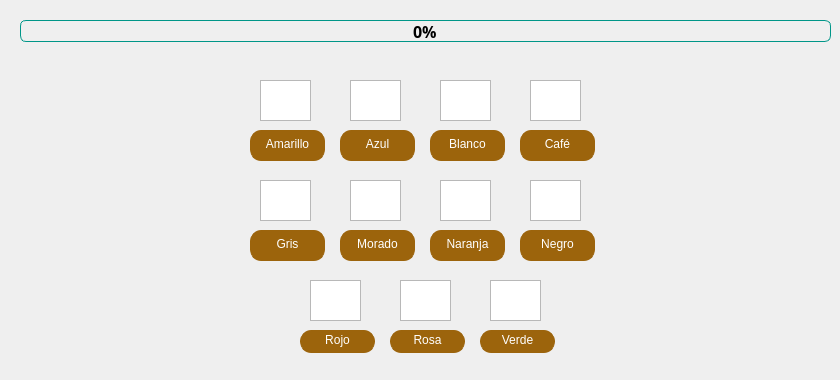
     <widget class="QWidget" name="tabColores">
      <attribute name="title">
       <string>Colores</string>
      </attribute>
      <widget class="QWidget" name="widgetColores" native="true">
       <property name="geometry">
        <rect>
         <x>40</x>
         <y>60</y>
         <width>784</width>
         <height>311</height>
        </rect>
       </property>
       <widget class="QGraphicsView" name="imagen_Amarillo">
        <property name="geometry">
         <rect>
          <x>220</x>
          <y>20</y>
          <width>51</width>
          <height>41</height>
         </rect>
        </property>
       </widget>
       <widget class="QPushButton" name="boton_Amarillo">
        <property name="geometry">
         <rect>
          <x>210</x>
          <y>70</y>
          <width>75</width>
          <height>31</height>
         </rect>
        </property>
        <property name="styleSheet">
         <string notr="true">QPushButton{
color: rgb(255, 255, 255);
	background-color: rgb(156, 100, 12);
	font: 12pt &quot;Segoe Print&quot;;
	border-radius: 11px;
	border:none;
	border-left: 1px solid rgb(156, 100, 12);
	border-right: 1px solid rgb(156, 100, 12);
	border-bottom: 3px solid rgb(156, 100, 12);
}
QPushButton:hover{
	background-color: rgb(248, 196, 113);
	border-left: 1px solid rgb(248, 196, 113);
	border-right: 1px solid rgb(248, 196, 113);
	border-bottom: 3px solid rgb(248, 196, 113);
}
QPushButton:pressed{
	background-color: rgb(40, 170, 221);
	border-left: 1px solid rgb(44, 131, 212);
	border-right: 1px solid rgb(44, 131, 212);
	border-top: 3px solid rgb(44, 131, 212);
	border-bottomr: none;
}</string>
        </property>
        <property name="text">
         <string>Amarillo</string>
        </property>
       </widget>
       <widget class="QGraphicsView" name="imagen_Azul">
        <property name="geometry">
         <rect>
          <x>310</x>
          <y>20</y>
          <width>51</width>
          <height>41</height>
         </rect>
        </property>
       </widget>
       <widget class="QPushButton" name="boton_Azul">
        <property name="geometry">
         <rect>
          <x>300</x>
          <y>70</y>
          <width>75</width>
          <height>31</height>
         </rect>
        </property>
        <property name="styleSheet">
         <string notr="true">QPushButton{
color: rgb(255, 255, 255);
	background-color: rgb(156, 100, 12);
	font: 12pt &quot;Segoe Print&quot;;
	border-radius: 11px;
	border:none;
	border-left: 1px solid rgb(156, 100, 12);
	border-right: 1px solid rgb(156, 100, 12);
	border-bottom: 3px solid rgb(156, 100, 12);
}
QPushButton:hover{
	background-color: rgb(248, 196, 113);
	border-left: 1px solid rgb(248, 196, 113);
	border-right: 1px solid rgb(248, 196, 113);
	border-bottom: 3px solid rgb(248, 196, 113);
}
QPushButton:pressed{
	background-color: rgb(40, 170, 221);
	border-left: 1px solid rgb(44, 131, 212);
	border-right: 1px solid rgb(44, 131, 212);
	border-top: 3px solid rgb(44, 131, 212);
	border-bottomr: none;
}</string>
        </property>
        <property name="text">
         <string>Azul</string>
        </property>
       </widget>
       <widget class="QGraphicsView" name="imagen_Blanco">
        <property name="geometry">
         <rect>
          <x>400</x>
          <y>20</y>
          <width>51</width>
          <height>41</height>
         </rect>
        </property>
       </widget>
       <widget class="QPushButton" name="boton_Blanco">
        <property name="geometry">
         <rect>
          <x>390</x>
          <y>70</y>
          <width>75</width>
          <height>31</height>
         </rect>
        </property>
        <property name="styleSheet">
         <string notr="true">QPushButton{
color: rgb(255, 255, 255);
	background-color: rgb(156, 100, 12);
	font: 12pt &quot;Segoe Print&quot;;
	border-radius: 11px;
	border:none;
	border-left: 1px solid rgb(156, 100, 12);
	border-right: 1px solid rgb(156, 100, 12);
	border-bottom: 3px solid rgb(156, 100, 12);
}
QPushButton:hover{
	background-color: rgb(248, 196, 113);
	border-left: 1px solid rgb(248, 196, 113);
	border-right: 1px solid rgb(248, 196, 113);
	border-bottom: 3px solid rgb(248, 196, 113);
}
QPushButton:pressed{
	background-color: rgb(40, 170, 221);
	border-left: 1px solid rgb(44, 131, 212);
	border-right: 1px solid rgb(44, 131, 212);
	border-top: 3px solid rgb(44, 131, 212);
	border-bottomr: none;
}</string>
        </property>
        <property name="text">
         <string>Blanco</string>
        </property>
       </widget>
       <widget class="QGraphicsView" name="imagen_Cafe">
        <property name="geometry">
         <rect>
          <x>490</x>
          <y>20</y>
          <width>51</width>
          <height>41</height>
         </rect>
        </property>
       </widget>
       <widget class="QPushButton" name="boton_Cafe">
        <property name="geometry">
         <rect>
          <x>480</x>
          <y>70</y>
          <width>75</width>
          <height>31</height>
         </rect>
        </property>
        <property name="styleSheet">
         <string notr="true">QPushButton{
color: rgb(255, 255, 255);
	background-color: rgb(156, 100, 12);
	font: 12pt &quot;Segoe Print&quot;;
	border-radius: 11px;
	border:none;
	border-left: 1px solid rgb(156, 100, 12);
	border-right: 1px solid rgb(156, 100, 12);
	border-bottom: 3px solid rgb(156, 100, 12);
}
QPushButton:hover{
	background-color: rgb(248, 196, 113);
	border-left: 1px solid rgb(248, 196, 113);
	border-right: 1px solid rgb(248, 196, 113);
	border-bottom: 3px solid rgb(248, 196, 113);
}
QPushButton:pressed{
	background-color: rgb(40, 170, 221);
	border-left: 1px solid rgb(44, 131, 212);
	border-right: 1px solid rgb(44, 131, 212);
	border-top: 3px solid rgb(44, 131, 212);
	border-bottomr: none;
}</string>
        </property>
        <property name="text">
         <string>Café</string>
        </property>
       </widget>
       <widget class="QGraphicsView" name="imagen_Rojo">
        <property name="geometry">
         <rect>
          <x>270</x>
          <y>220</y>
          <width>51</width>
          <height>41</height>
         </rect>
        </property>
       </widget>
       <widget class="QPushButton" name="boton_Rojo">
        <property name="geometry">
         <rect>
          <x>260</x>
          <y>270</y>
          <width>75</width>
          <height>23</height>
         </rect>
        </property>
        <property name="styleSheet">
         <string notr="true">QPushButton{
color: rgb(255, 255, 255);
	background-color: rgb(156, 100, 12);
	font: 12pt &quot;Segoe Print&quot;;
	border-radius: 11px;
	border:none;
	border-left: 1px solid rgb(156, 100, 12);
	border-right: 1px solid rgb(156, 100, 12);
	border-bottom: 3px solid rgb(156, 100, 12);
}
QPushButton:hover{
	background-color: rgb(248, 196, 113);
	border-left: 1px solid rgb(248, 196, 113);
	border-right: 1px solid rgb(248, 196, 113);
	border-bottom: 3px solid rgb(248, 196, 113);
}
QPushButton:pressed{
	background-color: rgb(40, 170, 221);
	border-left: 1px solid rgb(44, 131, 212);
	border-right: 1px solid rgb(44, 131, 212);
	border-top: 3px solid rgb(44, 131, 212);
	border-bottomr: none;
}</string>
        </property>
        <property name="text">
         <string>Rojo</string>
        </property>
       </widget>
       <widget class="QGraphicsView" name="imagen_Gris">
        <property name="geometry">
         <rect>
          <x>220</x>
          <y>120</y>
          <width>51</width>
          <height>41</height>
         </rect>
        </property>
       </widget>
       <widget class="QPushButton" name="boton_Gris">
        <property name="geometry">
         <rect>
          <x>210</x>
          <y>170</y>
          <width>75</width>
          <height>31</height>
         </rect>
        </property>
        <property name="styleSheet">
         <string notr="true">QPushButton{
color: rgb(255, 255, 255);
	background-color: rgb(156, 100, 12);
	font: 12pt &quot;Segoe Print&quot;;
	border-radius: 11px;
	border:none;
	border-left: 1px solid rgb(156, 100, 12);
	border-right: 1px solid rgb(156, 100, 12);
	border-bottom: 3px solid rgb(156, 100, 12);
}
QPushButton:hover{
	background-color: rgb(248, 196, 113);
	border-left: 1px solid rgb(248, 196, 113);
	border-right: 1px solid rgb(248, 196, 113);
	border-bottom: 3px solid rgb(248, 196, 113);
}
QPushButton:pressed{
	background-color: rgb(40, 170, 221);
	border-left: 1px solid rgb(44, 131, 212);
	border-right: 1px solid rgb(44, 131, 212);
	border-top: 3px solid rgb(44, 131, 212);
	border-bottomr: none;
}</string>
        </property>
        <property name="text">
         <string>Gris</string>
        </property>
       </widget>
       <widget class="QGraphicsView" name="imagen_Morado">
        <property name="geometry">
         <rect>
          <x>310</x>
          <y>120</y>
          <width>51</width>
          <height>41</height>
         </rect>
        </property>
       </widget>
       <widget class="QPushButton" name="boton_Morado">
        <property name="geometry">
         <rect>
          <x>300</x>
          <y>170</y>
          <width>75</width>
          <height>31</height>
         </rect>
        </property>
        <property name="styleSheet">
         <string notr="true">QPushButton{
color: rgb(255, 255, 255);
	background-color: rgb(156, 100, 12);
	font: 12pt &quot;Segoe Print&quot;;
	border-radius: 11px;
	border:none;
	border-left: 1px solid rgb(156, 100, 12);
	border-right: 1px solid rgb(156, 100, 12);
	border-bottom: 3px solid rgb(156, 100, 12);
}
QPushButton:hover{
	background-color: rgb(248, 196, 113);
	border-left: 1px solid rgb(248, 196, 113);
	border-right: 1px solid rgb(248, 196, 113);
	border-bottom: 3px solid rgb(248, 196, 113);
}
QPushButton:pressed{
	background-color: rgb(40, 170, 221);
	border-left: 1px solid rgb(44, 131, 212);
	border-right: 1px solid rgb(44, 131, 212);
	border-top: 3px solid rgb(44, 131, 212);
	border-bottomr: none;
}</string>
        </property>
        <property name="text">
         <string>Morado</string>
        </property>
       </widget>
       <widget class="QGraphicsView" name="imagen_Naranja">
        <property name="geometry">
         <rect>
          <x>400</x>
          <y>120</y>
          <width>51</width>
          <height>41</height>
         </rect>
        </property>
       </widget>
       <widget class="QPushButton" name="boton_Naranja">
        <property name="geometry">
         <rect>
          <x>390</x>
          <y>170</y>
          <width>75</width>
          <height>31</height>
         </rect>
        </property>
        <property name="styleSheet">
         <string notr="true">QPushButton{
color: rgb(255, 255, 255);
	background-color: rgb(156, 100, 12);
	font: 12pt &quot;Segoe Print&quot;;
	border-radius: 11px;
	border:none;
	border-left: 1px solid rgb(156, 100, 12);
	border-right: 1px solid rgb(156, 100, 12);
	border-bottom: 3px solid rgb(156, 100, 12);
}
QPushButton:hover{
	background-color: rgb(248, 196, 113);
	border-left: 1px solid rgb(248, 196, 113);
	border-right: 1px solid rgb(248, 196, 113);
	border-bottom: 3px solid rgb(248, 196, 113);
}
QPushButton:pressed{
	background-color: rgb(40, 170, 221);
	border-left: 1px solid rgb(44, 131, 212);
	border-right: 1px solid rgb(44, 131, 212);
	border-top: 3px solid rgb(44, 131, 212);
	border-bottomr: none;
}</string>
        </property>
        <property name="text">
         <string>Naranja</string>
        </property>
       </widget>
       <widget class="QGraphicsView" name="imagen_Negro">
        <property name="geometry">
         <rect>
          <x>490</x>
          <y>120</y>
          <width>51</width>
          <height>41</height>
         </rect>
        </property>
       </widget>
       <widget class="QPushButton" name="boton_Negro">
        <property name="geometry">
         <rect>
          <x>480</x>
          <y>170</y>
          <width>75</width>
          <height>31</height>
         </rect>
        </property>
        <property name="styleSheet">
         <string notr="true">QPushButton{
color: rgb(255, 255, 255);
	background-color: rgb(156, 100, 12);
	font: 12pt &quot;Segoe Print&quot;;
	border-radius: 11px;
	border:none;
	border-left: 1px solid rgb(156, 100, 12);
	border-right: 1px solid rgb(156, 100, 12);
	border-bottom: 3px solid rgb(156, 100, 12);
}
QPushButton:hover{
	background-color: rgb(248, 196, 113);
	border-left: 1px solid rgb(248, 196, 113);
	border-right: 1px solid rgb(248, 196, 113);
	border-bottom: 3px solid rgb(248, 196, 113);
}
QPushButton:pressed{
	background-color: rgb(40, 170, 221);
	border-left: 1px solid rgb(44, 131, 212);
	border-right: 1px solid rgb(44, 131, 212);
	border-top: 3px solid rgb(44, 131, 212);
	border-bottomr: none;
}</string>
        </property>
        <property name="text">
         <string>Negro</string>
        </property>
       </widget>
       <widget class="QGraphicsView" name="imagen_Verde">
        <property name="geometry">
         <rect>
          <x>450</x>
          <y>220</y>
          <width>51</width>
          <height>41</height>
         </rect>
        </property>
       </widget>
       <widget class="QPushButton" name="boton_Verde">
        <property name="geometry">
         <rect>
          <x>440</x>
          <y>270</y>
          <width>75</width>
          <height>23</height>
         </rect>
        </property>
        <property name="styleSheet">
         <string notr="true">QPushButton{
color: rgb(255, 255, 255);
	background-color: rgb(156, 100, 12);
	font: 12pt &quot;Segoe Print&quot;;
	border-radius: 11px;
	border:none;
	border-left: 1px solid rgb(156, 100, 12);
	border-right: 1px solid rgb(156, 100, 12);
	border-bottom: 3px solid rgb(156, 100, 12);
}
QPushButton:hover{
	background-color: rgb(248, 196, 113);
	border-left: 1px solid rgb(248, 196, 113);
	border-right: 1px solid rgb(248, 196, 113);
	border-bottom: 3px solid rgb(248, 196, 113);
}
QPushButton:pressed{
	background-color: rgb(40, 170, 221);
	border-left: 1px solid rgb(44, 131, 212);
	border-right: 1px solid rgb(44, 131, 212);
	border-top: 3px solid rgb(44, 131, 212);
	border-bottomr: none;
}</string>
        </property>
        <property name="text">
         <string>Verde</string>
        </property>
       </widget>
       <widget class="QGraphicsView" name="imagen_Rosa">
        <property name="geometry">
         <rect>
          <x>360</x>
          <y>220</y>
          <width>51</width>
          <height>41</height>
         </rect>
        </property>
       </widget>
       <widget class="QPushButton" name="boton_Rosa">
        <property name="geometry">
         <rect>
          <x>350</x>
          <y>270</y>
          <width>75</width>
          <height>23</height>
         </rect>
        </property>
        <property name="styleSheet">
         <string notr="true">QPushButton{
color: rgb(255, 255, 255);
	background-color: rgb(156, 100, 12);
	font: 12pt &quot;Segoe Print&quot;;
	border-radius: 11px;
	border:none;
	border-left: 1px solid rgb(156, 100, 12);
	border-right: 1px solid rgb(156, 100, 12);
	border-bottom: 3px solid rgb(156, 100, 12);
}
QPushButton:hover{
	background-color: rgb(248, 196, 113);
	border-left: 1px solid rgb(248, 196, 113);
	border-right: 1px solid rgb(248, 196, 113);
	border-bottom: 3px solid rgb(248, 196, 113);
}
QPushButton:pressed{
	background-color: rgb(40, 170, 221);
	border-left: 1px solid rgb(44, 131, 212);
	border-right: 1px solid rgb(44, 131, 212);
	border-top: 3px solid rgb(44, 131, 212);
	border-bottomr: none;
}</string>
        </property>
        <property name="text">
         <string>Rosa</string>
        </property>
       </widget>
       <widget class="QLabel" name="label_66">
        <property name="geometry">
         <rect>
          <x>210</x>
          <y>-20</y>
          <width>71</width>
          <height>81</height>
         </rect>
        </property>
        <property name="text">
         <string/>
        </property>
        <property name="pixmap">
         <pixmap>:/prefijoNuevo/Imágenes/amarillo.png</pixmap>
        </property>
        <property name="scaledContents">
         <bool>true</bool>
        </property>
       </widget>
       <widget class="QLabel" name="label_67">
        <property name="geometry">
         <rect>
          <x>300</x>
          <y>-20</y>
          <width>71</width>
          <height>81</height>
         </rect>
        </property>
        <property name="text">
         <string/>
        </property>
        <property name="pixmap">
         <pixmap>:/prefijoNuevo/Imágenes/azul.png</pixmap>
        </property>
        <property name="scaledContents">
         <bool>true</bool>
        </property>
       </widget>
       <widget class="QLabel" name="label_68">
        <property name="geometry">
         <rect>
          <x>270</x>
          <y>220</y>
          <width>61</width>
          <height>41</height>
         </rect>
        </property>
        <property name="text">
         <string/>
        </property>
        <property name="pixmap">
         <pixmap>:/prefijoNuevo/Imágenes/rojo.png</pixmap>
        </property>
        <property name="scaledContents">
         <bool>true</bool>
        </property>
       </widget>
       <widget class="QLabel" name="label_69">
        <property name="geometry">
         <rect>
          <x>450</x>
          <y>220</y>
          <width>61</width>
          <height>41</height>
         </rect>
        </property>
        <property name="text">
         <string/>
        </property>
        <property name="pixmap">
         <pixmap>:/prefijoNuevo/Imágenes/verde.png</pixmap>
        </property>
        <property name="scaledContents">
         <bool>true</bool>
        </property>
       </widget>
       <widget class="QLabel" name="label_70">
        <property name="geometry">
         <rect>
          <x>360</x>
          <y>220</y>
          <width>61</width>
          <height>41</height>
         </rect>
        </property>
        <property name="text">
         <string/>
        </property>
        <property name="pixmap">
         <pixmap>:/prefijoNuevo/Imágenes/rosa.png</pixmap>
        </property>
        <property name="scaledContents">
         <bool>true</bool>
        </property>
       </widget>
       <widget class="QLabel" name="label_71">
        <property name="geometry">
         <rect>
          <x>490</x>
          <y>20</y>
          <width>61</width>
          <height>41</height>
         </rect>
        </property>
        <property name="text">
         <string/>
        </property>
        <property name="pixmap">
         <pixmap>:/prefijoNuevo/Imágenes/café.png</pixmap>
        </property>
        <property name="scaledContents">
         <bool>true</bool>
        </property>
       </widget>
       <widget class="QLabel" name="label_72">
        <property name="geometry">
         <rect>
          <x>220</x>
          <y>120</y>
          <width>61</width>
          <height>41</height>
         </rect>
        </property>
        <property name="text">
         <string/>
        </property>
        <property name="pixmap">
         <pixmap>:/prefijoNuevo/Imágenes/gris.png</pixmap>
        </property>
        <property name="scaledContents">
         <bool>true</bool>
        </property>
       </widget>
       <widget class="QLabel" name="label_73">
        <property name="geometry">
         <rect>
          <x>310</x>
          <y>120</y>
          <width>61</width>
          <height>41</height>
         </rect>
        </property>
        <property name="text">
         <string/>
        </property>
        <property name="pixmap">
         <pixmap>:/prefijoNuevo/Imágenes/morado.png</pixmap>
        </property>
        <property name="scaledContents">
         <bool>true</bool>
        </property>
       </widget>
       <widget class="QLabel" name="label_74">
        <property name="geometry">
         <rect>
          <x>400</x>
          <y>120</y>
          <width>61</width>
          <height>41</height>
         </rect>
        </property>
        <property name="text">
         <string/>
        </property>
        <property name="pixmap">
         <pixmap>:/prefijoNuevo/Imágenes/naranja.png</pixmap>
        </property>
        <property name="scaledContents">
         <bool>true</bool>
        </property>
       </widget>
       <widget class="QLabel" name="label_75">
        <property name="geometry">
         <rect>
          <x>490</x>
          <y>120</y>
          <width>61</width>
          <height>41</height>
         </rect>
        </property>
        <property name="text">
         <string/>
        </property>
        <property name="pixmap">
         <pixmap>:/prefijoNuevo/Imágenes/negro.png</pixmap>
        </property>
        <property name="scaledContents">
         <bool>true</bool>
        </property>
       </widget>
       <widget class="QLabel" name="label_76">
        <property name="geometry">
         <rect>
          <x>400</x>
          <y>20</y>
          <width>61</width>
          <height>41</height>
         </rect>
        </property>
        <property name="text">
         <string/>
        </property>
        <property name="pixmap">
         <pixmap>:/prefijoNuevo/Imágenes/blanco.png</pixmap>
        </property>
        <property name="scaledContents">
         <bool>true</bool>
        </property>
       </widget>
      </widget>
      <widget class="QProgressBar" name="progressBar_colores">
       <property name="geometry">
        <rect>
         <x>20</x>
         <y>20</y>
         <width>811</width>
         <height>22</height>
        </rect>
       </property>
       <property name="styleSheet">
        <string notr="true">QProgressBar{
    text-align: center;
    font: 12pt Segoe Print;
    font-weight: bold;
    color: black;
    min-height: 20px;
    max-height: 20px;
    border-radius: 6px;
    border: 1px solid #009688;
    background-color: #EFEFEF;
}
QProgressBar::chunk{
    border-radius: 6px;
    background-color: #009688;
}
</string>
       </property>
       <property name="value">
        <number>0</number>
       </property>
      </widget>
     </widget>
